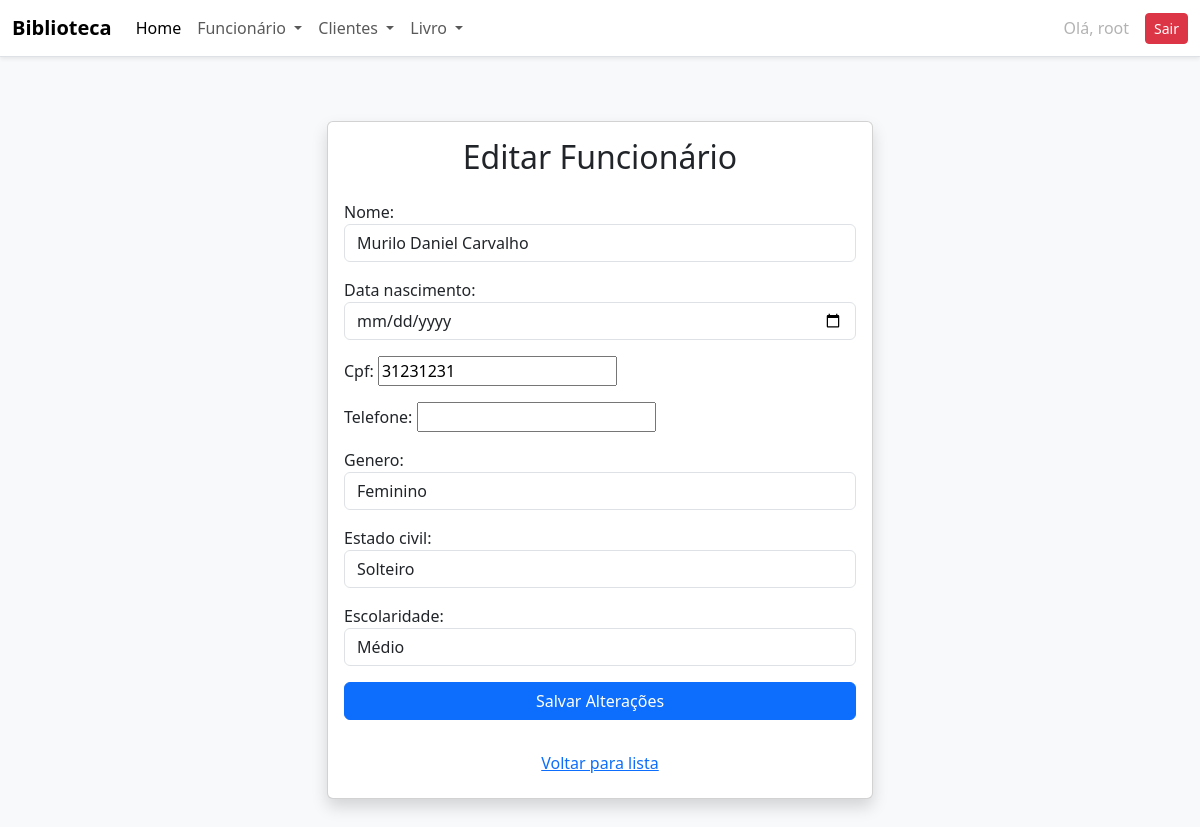
Screenshot of /editar_funcionario/1/ (signed in) with the database file from the repository.
### academico/models.py (models this page shows, shortened)
class Funcionario(models.Model):
    nome = models.CharField(max_length=100)
    data_nascimento = models.DateField()
    cpf = models.CharField(max_length=14, unique=True)
    genero = models.CharField(max_length=3, choices=GENERO_CHOICES_HUMAN)
    estado_civil = models.CharField(
        max_length=30, choices=ESTADO_CIVIL_CHOICES)
    escolaridade = models.CharField(
        max_length=50, choices=ESCOLARIDADE_CHOICES)
    ativo = models.BooleanField(default=True)

### academico/views.py (the view)
# urls.py: path('editar_funcionario/<int:id>/', views.editar_funcionario, name='editar_funcionario'),
@login_required
def editar_funcionario(request, id):
    try:
        funcionario = Funcionario.objects.get(id=id)
    except:
        return redirect('funcionarios')
    if request.method == 'POST':
        form = FuncionarioForm(request.POST, instance=funcionario)
        if form.is_valid():
            form.save()
            return redirect('funcionarios')
    form = FuncionarioForm(instance=funcionario)
    dados = {
        'form': form,
        'funcionario': funcionario,
    }
    return render(request, 'academico/editar_funcionario.html', dados)

### academico/forms.py
class FuncionarioForm(forms.ModelForm):
    cpf = forms.CharField(validators=[somente_numeros])
    telefone = forms.CharField(validators=[somente_numeros])
    data_nascimento = forms.DateField(
        widget=forms.DateInput(
            attrs={'type': 'date', 'class': 'form-control'}),
        input_formats=['%Y-%m-%d']
    )
    class Meta:
        model = Funcionario
        fields = ['nome', 'data_nascimento', 'cpf', 'telefone',
                  'genero', 'estado_civil', 'escolaridade']
        widgets = {
            'nome': forms.TextInput(attrs={'class': 'form-control'}),
            'cpf': forms.TextInput(attrs={'class': 'form-control'}),
            'telefone': forms.TextInput(attrs={'class': 'form-control'}),
            'genero': forms.Select(attrs={'class': 'form-control'}),
            'estado_civil': forms.Select(attrs={'class': 'form-control'}),
            'escolaridade': forms.Select(attrs={'class': 'form-control'}),
        }

### academico/templates/academico/editar_funcionario.html (shortened to what this page needs)
{% extends 'academico/base.html' %}
{% block content %}
<div class="container py-5">
    <div class="row justify-content-center">
        <div class="col-md-8 col-lg-6">
            <div class="card shadow">
                <div class="card-body">
                    <h2 class="card-title text-center mb-4">Editar Funcionário</h2>
                    <form method="post">
                        {{ form.as_p }}
                        <div class="d-grid">
                            <button type="submit" class="btn btn-primary">Salvar Alterações</button>
                        </div>
                    </form>
                    <div class="text-center mt-4">
                        <a href="{% url 'funcionarios' %}" class="btn btn-link">Voltar para lista</a>
                    </div>
                </div>
            </div>
        </div>
    </div>
</div>
{% endblock %}

### academico/templates/academico/base.html (shortened to what this page needs)
<!DOCTYPE html>
<html lang="pt-br">
<head>
    <link href="https://cdn.jsdelivr.net/npm/bootstrap@5.3.6/dist/css/bootstrap.min.css" rel="stylesheet"
>
</head>
<body class="bg-light">
    <nav class="navbar navbar-expand-lg bg-white border-bottom shadow-sm">
        <div class="container-fluid">
            <a class="navbar-brand fw-bold" href="#">Biblioteca</a>
            <div class="collapse navbar-collapse" id="navbarNavDropdown">
                <ul class="navbar-nav">
                    <li class="nav-item">
                        <a class="nav-link active" href="{% url 'index' %}">Home</a>
                    </li>
                    <li class="nav-item dropdown">
                        <a class="nav-link dropdown-toggle" href="#" role="button"
                           data-bs-toggle="dropdown" aria-expanded="false">
                            Funcionário
                        </a>
                    </li>
                    <li class="nav-item dropdown">
                        <a class="nav-link dropdown-toggle" href="#" role="button"
                           data-bs-toggle="dropdown" aria-expanded="false">
                            Clientes
                        </a>
                    </li>
                    <li class="nav-item dropdown">
                        <a class="nav-link dropdown-toggle" href="#" role="button"
                           data-bs-toggle="dropdown" aria-expanded="false">
                            Livro
                        </a>
                    </li>
                </ul>
                {% if user.is_authenticated %}
      <ul class="navbar-nav ms-auto">
        <li class="nav-item">
          <div class="d-flex align-items-center gap-2">
            <span class="nav-link disabled mb-0">Olá, {{ user.username }}</span>
            <a class="btn btn-danger btn-sm" href="{% url 'logout' %}">Sair</a>
          </div>
        </li>
      </ul>
      {% endif %}
            </div>
        </div>
    </nav>
    {% block content %}
    {% endblock %}
</body>
</html>

### rows the page displays
Funcionario: nome "Murilo Daniel Carvalho", cpf "31231231", genero "Feminino", estado_civil "Solteiro", escolaridade "Médio"

### other values shown
{{ user.username }} "root"
